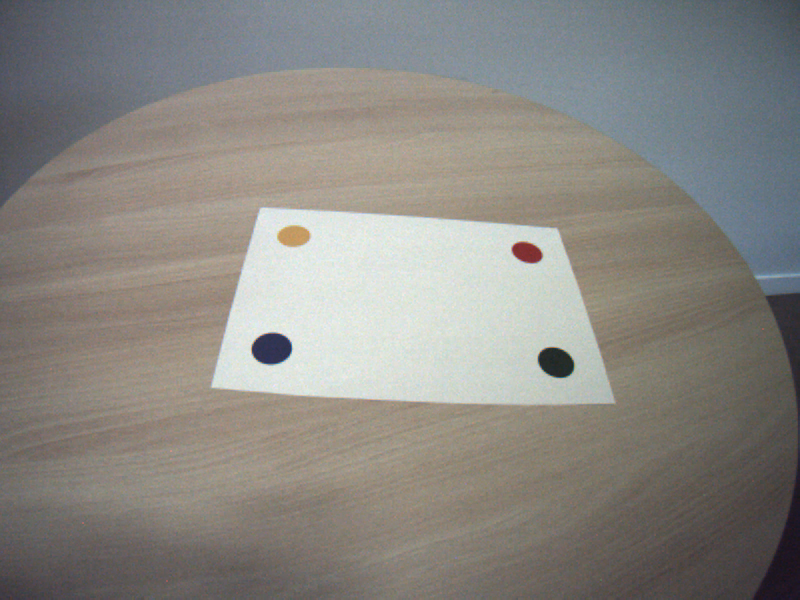
#> input picture seq3/003.png, 800 x 600 px
$ python -i seq3_specific.py   (imports and definitions only)
#> lines starting #> are read from the running program, lines starting #| are printed output that depends on the picture; after the words box and inside, x2 and y2 are one past the last pixel; in counts of white or black regions, pixels touching at a corner belong together
import numpy as np
import skimage
from skimage import morphology
import matplotlib.pyplot as plt
import os
from scipy.interpolate import griddata
from skimage.transform import AffineTransform


# [9 lines left out: function get_png_files, not called in this run]

def detect_inside_paper(img):
    '''
    given an image, it detects a white paper and everything inside
    return an image where only the paper is visible, evrything else black
    '''
    img_hsv = skimage.color.rgb2hsv(img[:, :, :3])
#> img_hsv: shape (600, 800, 3) float64; mean of channels 0, 1, 2 0.285, 0.133, 0.562

    #error rate allowed per variable
    # could be fine tuned further
    H_TOL = 0.05
    S_TOL = 0.15
    V_TOL = 0.15

    #manually selected hsv values of 4 different random points of the paper
    hsv_values = [
        (0.3167, 0.0429, 0.9137),
        (0.3519, 0.0388, 0.9098),
        (0.4048, 0.0314, 0.8745),
        (0.5909, 0.0474, 0.9098)
    ]

    # Build a mask for each HSV point and combine them with OR
    combined_mask = np.zeros(img_hsv.shape[:2], dtype=bool)
    for (h, s, v) in hsv_values:
        s_mask = (img_hsv[:, :, 1] >= s - S_TOL) & (img_hsv[:, :, 1] <= s + S_TOL)
        v_mask = (img_hsv[:, :, 2] >= v - V_TOL) & (img_hsv[:, :, 2] <= v + V_TOL)

        h_low, h_high = h - H_TOL, h + H_TOL
        if h_low < 0:
            h_mask = (img_hsv[:, :, 0] >= h_low + 1) | (img_hsv[:, :, 0] <= h_high)
        elif h_high > 1:
            h_mask = (img_hsv[:, :, 0] >= h_low) | (img_hsv[:, :, 0] <= h_high - 1)
        else:
            h_mask = (img_hsv[:, :, 0] >= h_low) & (img_hsv[:, :, 0] <= h_high)

        combined_mask |= h_mask & s_mask & v_mask
#> this loop made 4 passes
#> pass 1, in detect_inside_paper, `s_mask = (img_hsv[:, :, 1] >= s - S_TOL) & (img_hsv[:, :, 1] <= s + S_..`:
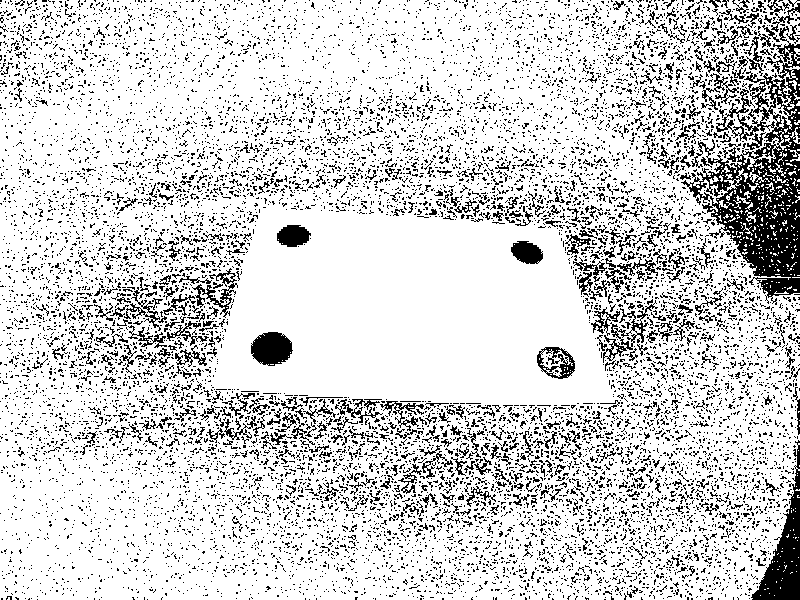
#> s_mask: shape (600, 800) bool; 83% white; black in thin lines or dots
#> pass 1, in detect_inside_paper, `v_mask = (img_hsv[:, :, 2] >= v - V_TOL) & (img_hsv[:, :, 2] <= v + V_..`:
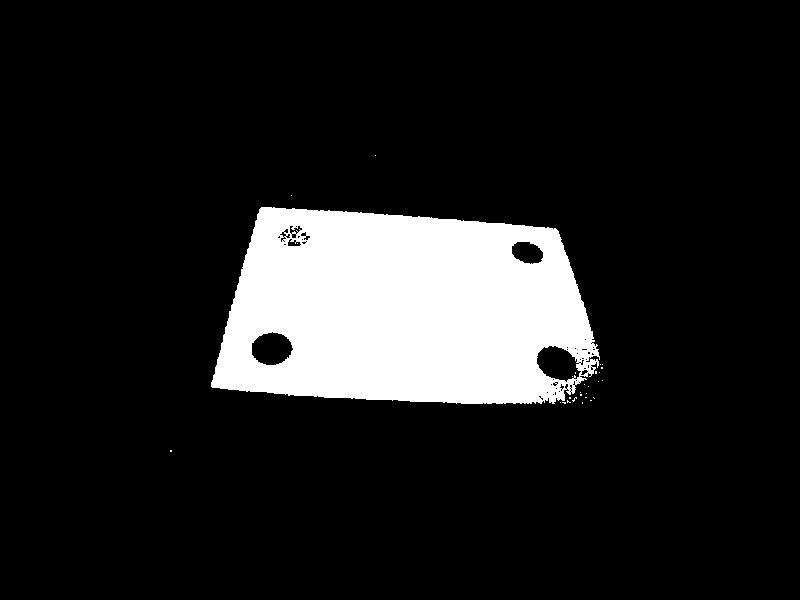
#> v_mask: shape (600, 800) bool; 12.6% white; 28 white regions (27 under 20 px), largest, box (x1, y1, x2, y2) and area: (211, 207, 600, 404) 60293
#> pass 1, in detect_inside_paper, `h_mask = (img_hsv[:, :, 0] >= h_low) & (img_hsv[:, :, 0] <= h_high)`:
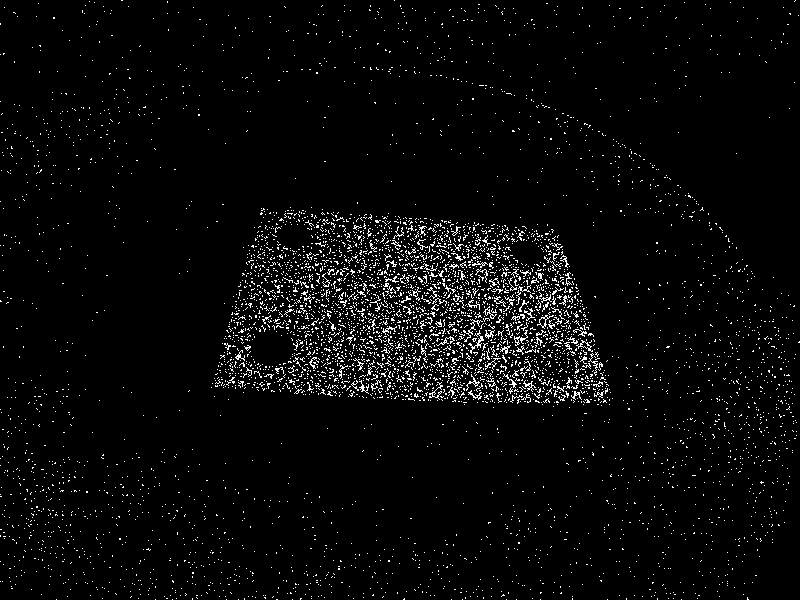
#> h_mask: shape (600, 800) bool; 3.5% white in thin lines or dots
#> pass 1, in detect_inside_paper, `combined_mask |= h_mask & s_mask & v_mask`:
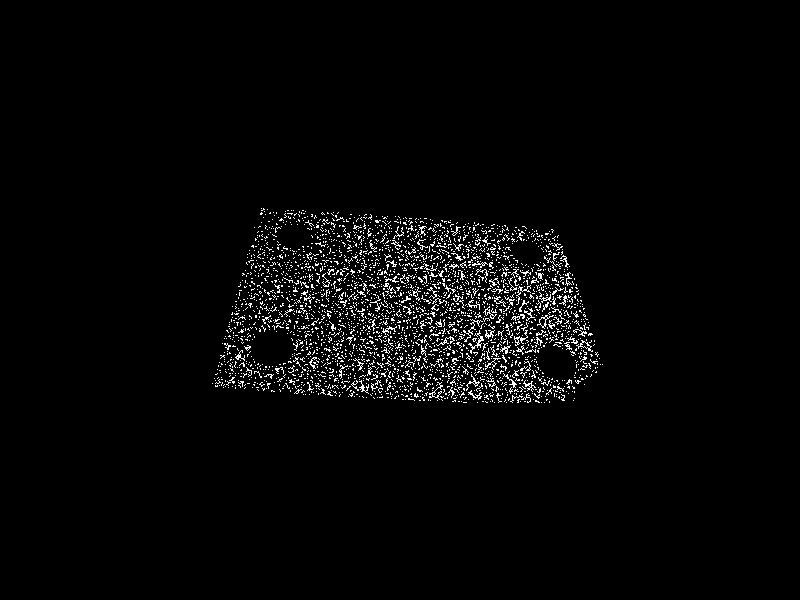
#> combined_mask: shape (600, 800) bool; 2.6% white in thin lines or dots, all inside (x1, y1, x2, y2) = (212, 208, 603, 403)
#> after the loop:
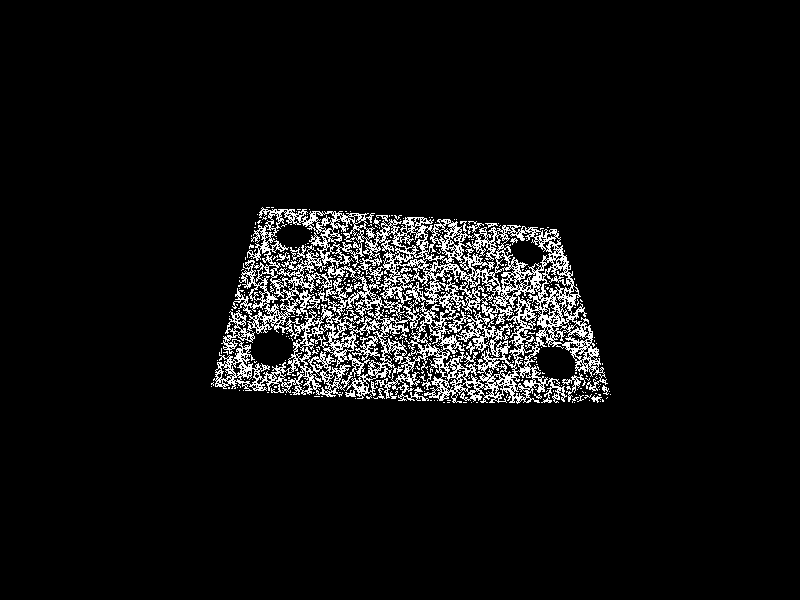
#> combined_mask: shape (600, 800) bool; 6.2% white in thin lines or dots, all inside (x1, y1, x2, y2) = (211, 207, 611, 404)

    # Morphological closing to fill holes inside the paper
    # disk size controls how aggressively gaps are filled, increase if needed
    selem = morphology.disk(25)
    white_paper_mask = skimage.morphology.closing(combined_mask, selem)
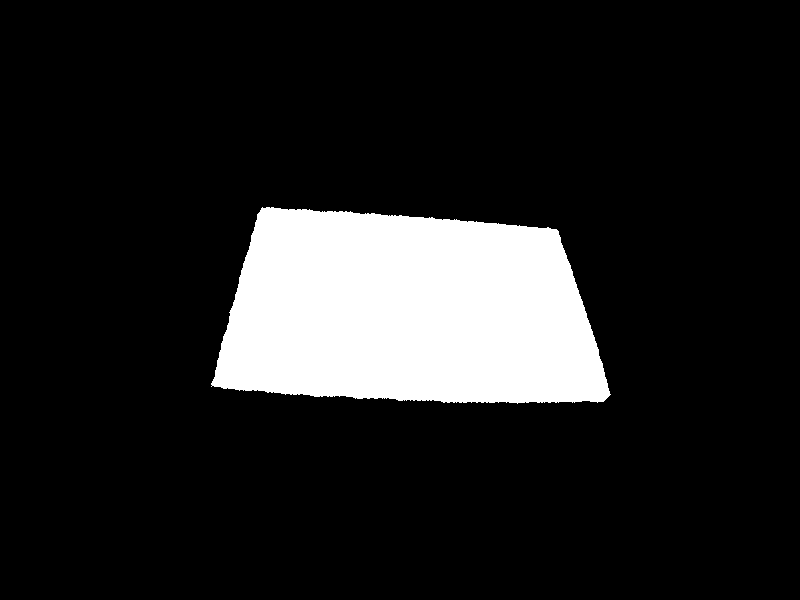
#> white_paper_mask: shape (600, 800) bool; 13.3% white; 1 white region, box (x1, y1, x2, y2) and area: (211, 207, 611, 404) 63795

    # Keep only the largest connected region to ignore noise
    labeled = skimage.measure.label(white_paper_mask)
    if labeled.max() > 0:
        largest_region = (labeled == np.argmax(np.bincount(labeled.flat)[1:]) + 1)
        white_paper_mask = largest_region

    # Fill any remaining holes completely
#> (the run stopped early here; a loop or call above may not have finished)

$ run again, on seq3/019.png
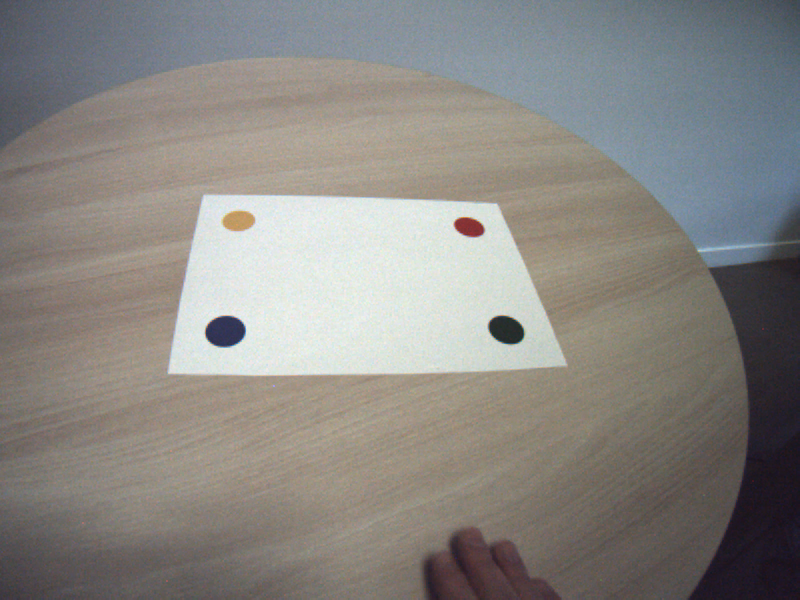
#> input picture seq3/019.png, 800 x 600 px
#> img_hsv: shape (600, 800, 3) float64; mean of channels 0, 1, 2 0.308, 0.143, 0.563
#> the loop in detect_inside_paper, `for (h, s, v) in hsv_values:` made 4 passes
#> pass 1, in detect_inside_paper, `s_mask = (img_hsv[:, :, 1] >= s - S_TOL) & (img_hsv[:, :, 1] <= s + S_..`:
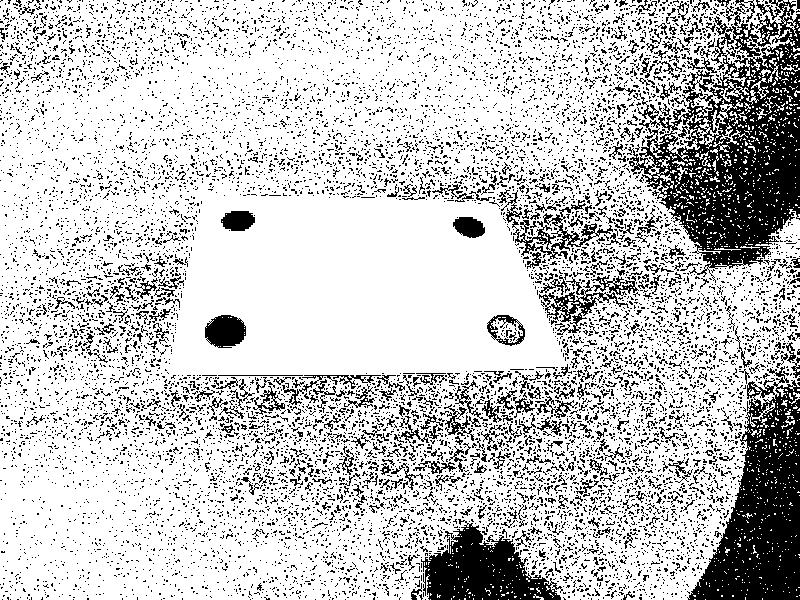
#> s_mask: shape (600, 800) bool; 78% white; 10821 black regions (10318 under 20 px), largest, box (x1, y1, x2, y2) and area: (627, 0, 800, 283) 21503, (687, 366, 800, 600) 13644, (421, 519, 563, 600) 6142
#> white_paper_mask: shape (600, 800) bool; 12.7% white; 8 white regions (7 under 20 px), largest, box (x1, y1, x2, y2) and area: (167, 195, 566, 375) 60827
#> in detect_inside_paper, `labeled = skimage.measure.label(white_paper_mask)`:
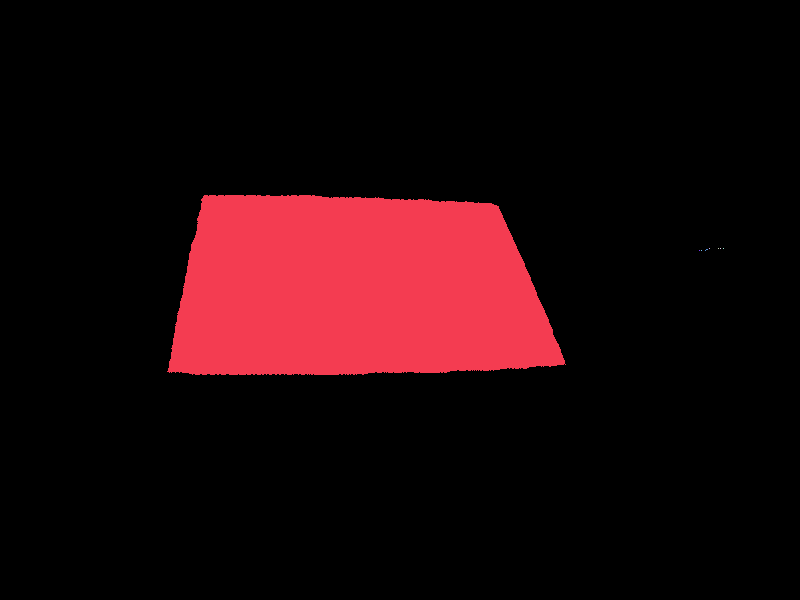
#> labeled: shape (600, 800) int32; 9 distinct labels, from 0 to 8; one colour per label, 0 black
#> largest_region: shape (600, 800) bool; 12.7% white; 1 white region, box (x1, y1, x2, y2) and area: (167, 195, 566, 375) 60827
